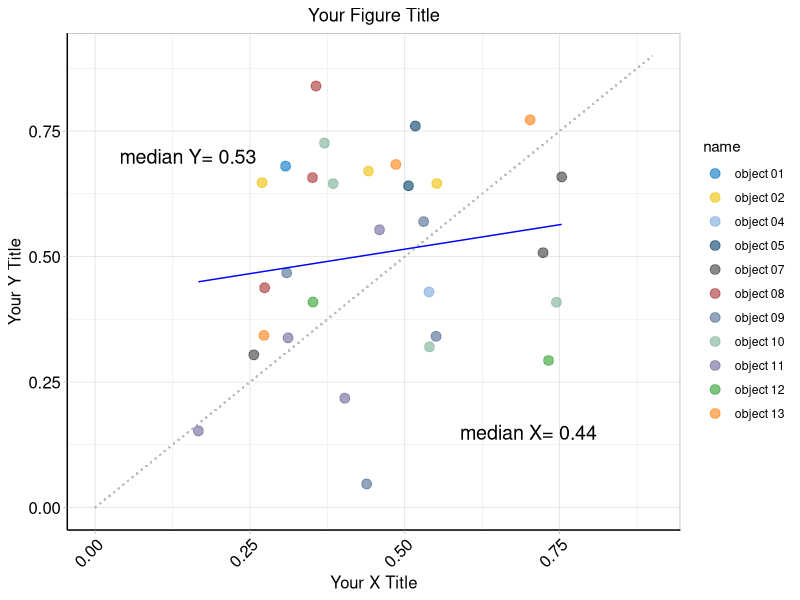

R code for this plot:
## name: scatter_plot.r

library(ggplot2)

# these three palettes were copied from here:
# https://github.com/road2stat/ggsci/blob/master/data-raw/data-generator.R
p_jama=c(
  'Limed Spruce' = '#374E55', 'Anzac'         = '#DF8F44',
  'Cerulean'     = '#00A1D5', 'Apple Blossom' = '#B24745',
  'Acapulco'     = '#79AF97', 'Kimberly'      = '#6A6599',
  'Makara'       = '#80796B')
p_jco=c(
  'Lochmara' = '#0073C2', 'Corn'         = '#EFC000',
  'Gray'     = '#868686', 'ChestnutRose' = '#CD534C',
  'Danube'   = '#7AA6DC', 'RegalBlue'    = '#003C67',
  'Olive'    = '#8F7700', 'MineShaft'    = '#3B3B3B',
  'WellRead' = '#A73030', 'KashmirBlue'  = '#4A6990')
p_d3=c(
  'Matisse'      = '#1F77B4', 'Flamenco'     = '#FF7F0E',
  'ForestGreen'  = '#2CA02C', 'Punch'        = '#D62728',
  'Wisteria'     = '#9467BD', 'SpicyMix'     = '#8C564B',
  'Orchid'       = '#E377C2', 'Gray'         = '#7F7F7F',
  'KeyLimePie'   = '#BCBD22', 'Java'         = '#17BECF',
  'Spindle'      = '#AEC7E8', 'MaC'          = '#FFBB78',
  'Feijoa'       = '#98DF8A', 'MonaLisa'     = '#FF9896',
  'LavenderGray' = '#C5B0D5', 'Quicksand'    = '#C49C94',
  'Chantilly'    = '#F7B6D2', 'Silver'       = '#C7C7C7',
  'Deco'         = '#DBDB8D', 'RegentStBlue' = '#9EDAE5')

# customize the color palette
the_palette=c(p_jco[-3],p_jama[5:6],p_d3[3:2])
names(the_palette)=paste0("object ", sprintf("%02d",1:13))

# generate a data frame with three columns: x, y, name (e.g. cell line)
set.seed(3.14)
dat=data.frame(x=rnorm(n=30,mean=0.5,sd=0.2),y=rnorm(30,0.5,0.2), # rnorm to generate some random numbers
    name=sort(names(the_palette)[sample(13,30,replace=T)]))
# dat looks like this:
#           x          y      name
#1  0.3076133 0.68012495 object 02
#2  0.4414949 0.67035409 object 02
#3  0.5517576 0.64554303 object 03
#4  0.2695736 0.64730043 object 03
#5  0.5391566 0.42957408 object 03
#6  0.5060248 0.64110310 object 04

# save your plot in p1
p1=ggplot(dat, aes(x,y,color=name)) + # use column "name" to color 
    geom_segment(aes(x = 0.0, y = 0.0, xend = 0.9, yend = 0.9), colour = "grey", linetype=3) + # draw a line
    geom_point(size=3,pch=19,alpha=0.6) + # pch controls plot symbols; alpha controls the transparency
    scale_colour_manual(values=the_palette) + # use the customized palette
    geom_smooth(method="lm", size=0.5, colour='blue', se=F) + # draw a regression line
    theme_light() + # light background
    ylim(0.0,0.9) + # set y limit
    xlim(0.0,0.9) + # set x limit
    theme(axis.line.x = element_line(color="black", size=0.5)) + # customize the font of y-axis (you can use the default)
    theme(axis.line.y = element_line(color="black", size=0.5)) +
    theme(axis.title.x = element_text(colour="black", size=12)) +
    theme(axis.title.y = element_text(colour="black", size=12)) +
    theme(axis.text.x = element_text(colour="black",size=12, angle=45, hjust=1)) + # rotate x-axis label by 45 degree
    theme(axis.text.y = element_text(colour="black",size=12)) +
    theme(plot.title = element_text(hjust = 0.5)) + # hjust=0.5 set the title in the center
    labs(x='Your X Title',y='Your Y Title',title='Your Figure Title') + # customize titles
    annotate("text", x = 0.15, y = 0.7, label=paste0("median Y= ",format(median(dat[,"y"]),digits=2)),size=5) + # add annotations
    annotate("text", x = 0.7, y = 0.15, label=paste0("median X= ",format(median(dat[,"x"]),digits=2)),size=5)

# if you want to have a look at p1, simple type:
# p1   

# save your plot (if your illustrator doesn't accept the pdf dots, add this "useDingbats=F")
#pdf(file="figure/scatter_plot.pdf",width=10,height=8) # customize the width and height
png(filename="figure/scatter_plot.png",width=10,height=8,units='in',res=300) # unit inch
p1
dev.off()



